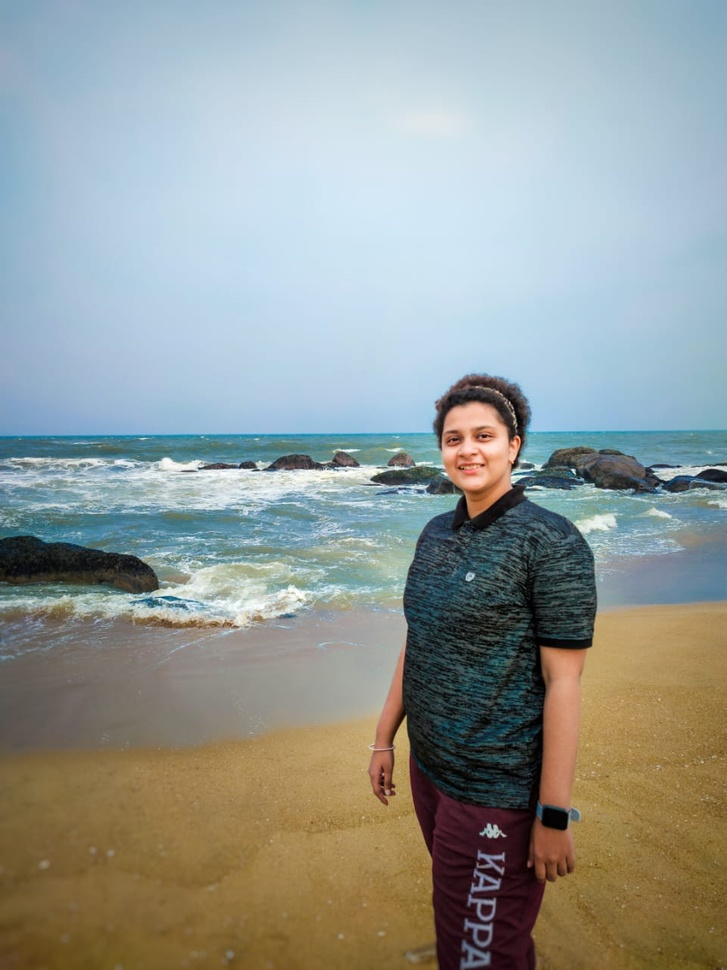
#> input picture me.jpg, 727 x 970 px, shrunk from 960 x 1280 before the run
$ python sketch.py
#> lines starting #> are read from the running program, lines starting #| are printed output that depends on the picture
# [54 lines of commented-out code are left out]

import cv2

# Load image
img = cv2.imread("me.jpg")
#> img is the input picture: shape (970, 727, 3); mean B, G, R 151.1, 154.5, 147.4

# Convert to grayscale
gray = cv2.cvtColor(img, cv2.COLOR_BGR2GRAY)
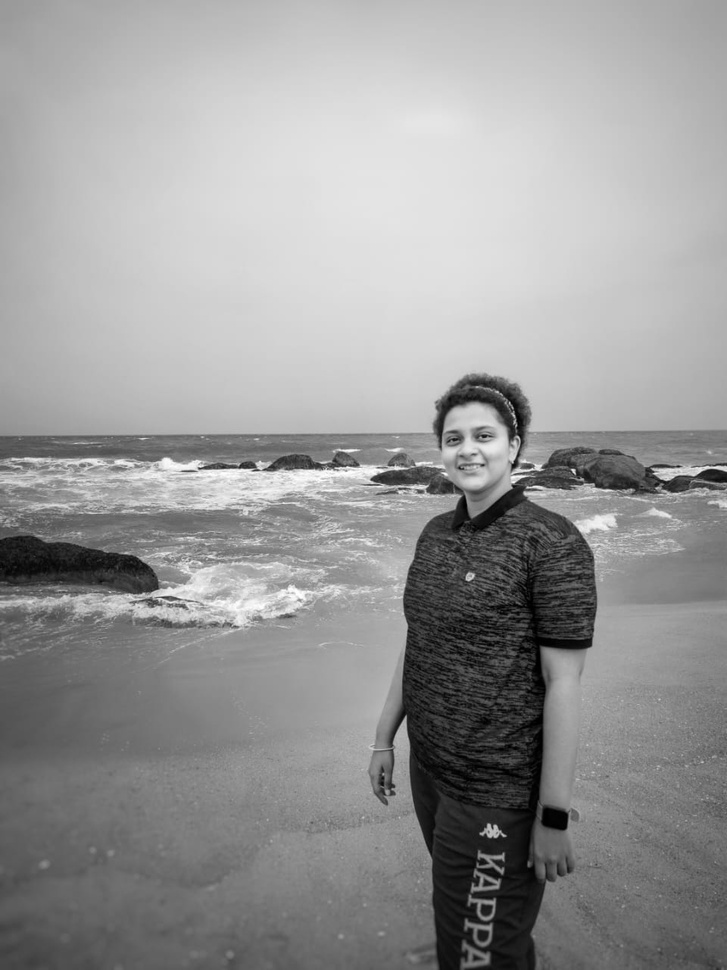
#> gray: shape (970, 727); min 0, max 255, mean 152

# Apply Gaussian blur
gray = cv2.GaussianBlur(gray, (3, 3), 0)

# Invert the grayscale image
gray = cv2.bitwise_not(gray)
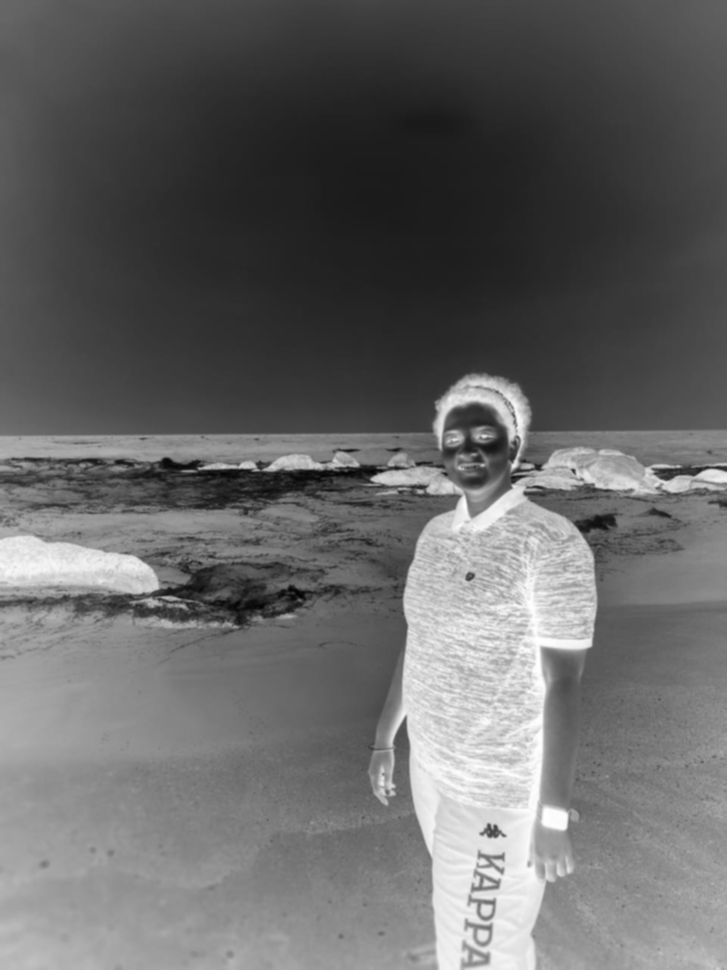
#> gray: shape (970, 727); min 2, max 255, mean 103

# Apply median blur
gray = cv2.medianBlur(gray, 5)

# Add a black and white image
gray = cv2.cvtColor(gray, cv2.COLOR_GRAY2BGR)
#> gray: shape (970, 727, 3)

# Show the image
cv2.imshow("Pencil Sketch", gray)
cv2.waitKey(0)
cv2.destroyAllWindows()
